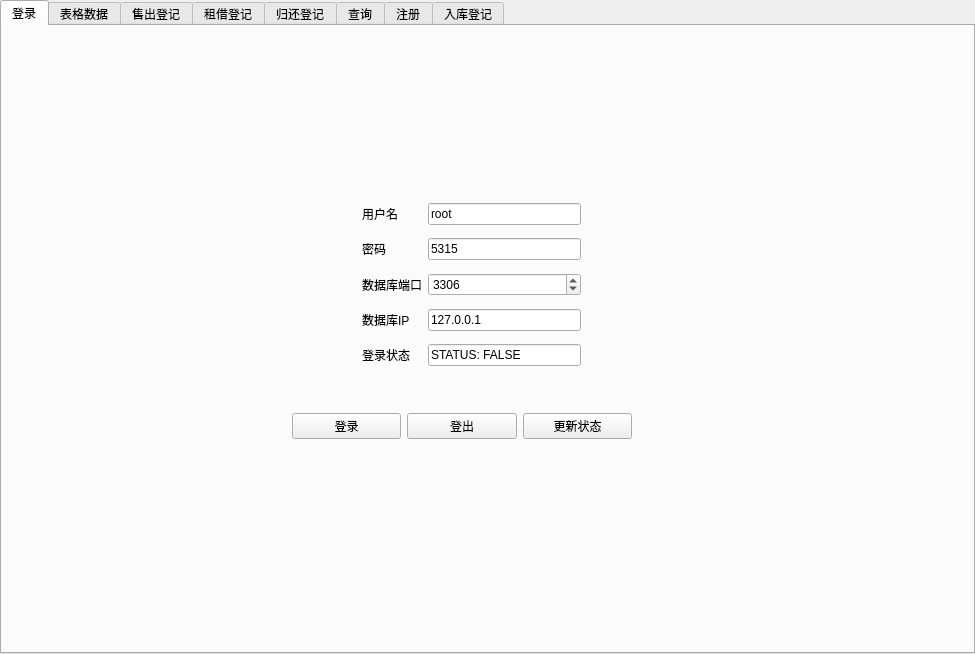
<?xml version="1.0" encoding="UTF-8"?>
<ui version="4.0">
 <class>VCDManager</class>
 <widget class="QTabWidget" name="VCDManager">
  <property name="geometry">
   <rect>
    <x>0</x>
    <y>0</y>
    <width>975</width>
    <height>654</height>
   </rect>
  </property>
  <property name="windowTitle">
   <string>VCD 管理系统</string>
  </property>
  <property name="windowIcon">
   <iconset>
    <normaloff>../../../.designer/backup/src/img/hfut_logo.png</normaloff>../../../.designer/backup/src/img/hfut_logo.png</iconset>
  </property>
  <property name="windowOpacity">
   <double>2.000000000000000</double>
  </property>
  <property name="currentIndex">
   <number>0</number>
  </property>
  <widget class="QWidget" name="tab1_login">
   <attribute name="title">
    <string>登录</string>
   </attribute>
   <widget class="QWidget" name="gridLayoutWidget">
    <property name="geometry">
     <rect>
      <x>360</x>
      <y>170</y>
      <width>219</width>
      <height>180</height>
     </rect>
    </property>
    <layout class="QGridLayout" name="glay_login_info">
     <item row="2" column="2">
      <widget class="QLineEdit" name="tb1_le_pswd">
       <property name="text">
        <string>5315</string>
       </property>
      </widget>
     </item>
     <item row="1" column="1">
      <widget class="QLabel" name="tb1_lb_user">
       <property name="text">
        <string>用户名</string>
       </property>
      </widget>
     </item>
     <item row="5" column="1">
      <widget class="QLabel" name="tb1_lb_ip">
       <property name="text">
        <string>数据库IP</string>
       </property>
      </widget>
     </item>
     <item row="1" column="2">
      <widget class="QLineEdit" name="tb1_le_user">
       <property name="text">
        <string>root</string>
       </property>
      </widget>
     </item>
     <item row="5" column="2">
      <widget class="QLineEdit" name="tb1_le_ip">
       <property name="text">
        <string>127.0.0.1</string>
       </property>
      </widget>
     </item>
     <item row="3" column="1">
      <widget class="QLabel" name="tb1_lb_port">
       <property name="text">
        <string>数据库端口</string>
       </property>
      </widget>
     </item>
     <item row="2" column="1">
      <widget class="QLabel" name="tb1_lb_pswd">
       <property name="text">
        <string>密码</string>
       </property>
      </widget>
     </item>
     <item row="7" column="1">
      <widget class="QLabel" name="tb1_lb_status">
       <property name="text">
        <string>登录状态</string>
       </property>
      </widget>
     </item>
     <item row="7" column="2">
      <widget class="QLineEdit" name="tb1_le_status">
       <property name="text">
        <string>STATUS: FALSE</string>
       </property>
      </widget>
     </item>
     <item row="3" column="2">
      <widget class="QSpinBox" name="tb1_sb_port">
       <property name="maximum">
        <number>65536</number>
       </property>
       <property name="value">
        <number>3306</number>
       </property>
      </widget>
     </item>
    </layout>
   </widget>
   <widget class="QWidget" name="horizontalLayoutWidget">
    <property name="geometry">
     <rect>
      <x>290</x>
      <y>360</y>
      <width>340</width>
      <height>80</height>
     </rect>
    </property>
    <layout class="QHBoxLayout" name="horizontalLayout">
     <item>
      <widget class="QPushButton" name="tb1_pb_login">
       <property name="text">
        <string>登录</string>
       </property>
      </widget>
     </item>
     <item>
      <widget class="QPushButton" name="tb1_pb_logout">
       <property name="text">
        <string>登出</string>
       </property>
      </widget>
     </item>
     <item>
      <widget class="QPushButton" name="tb1_pb_refresh">
       <property name="text">
        <string>更新状态</string>
       </property>
      </widget>
     </item>
    </layout>
   </widget>
  </widget>
  <widget class="QWidget" name="tab2_check_data">
   <attribute name="title">
    <string>表格数据</string>
   </attribute>
   <widget class="QPushButton" name="tab2_pb_confirm">
    <property name="geometry">
     <rect>
      <x>560</x>
      <y>30</y>
      <width>80</width>
      <height>21</height>
     </rect>
    </property>
    <property name="text">
     <string>确认</string>
    </property>
   </widget>
   <widget class="QPushButton" name="tab2_pb_clear">
    <property name="geometry">
     <rect>
      <x>650</x>
      <y>30</y>
      <width>81</width>
      <height>21</height>
     </rect>
    </property>
    <property name="text">
     <string>清除</string>
    </property>
   </widget>
   <widget class="QComboBox" name="tab2_cb_tab_select">
    <property name="geometry">
     <rect>
      <x>370</x>
      <y>30</y>
      <width>83</width>
      <height>25</height>
     </rect>
    </property>
    <item>
     <property name="text">
      <string>VCD</string>
     </property>
    </item>
    <item>
     <property name="text">
      <string>USER</string>
     </property>
    </item>
    <item>
     <property name="text">
      <string>SUPPLIER</string>
     </property>
    </item>
    <item>
     <property name="text">
      <string>STOCK</string>
     </property>
    </item>
    <item>
     <property name="text">
      <string>VCD_RETURN</string>
     </property>
    </item>
    <item>
     <property name="text">
      <string>VCD_SALE</string>
     </property>
    </item>
    <item>
     <property name="text">
      <string>VCD_RENT</string>
     </property>
    </item>
    <item>
     <property name="text">
      <string>VCD_RETURN</string>
     </property>
    </item>
   </widget>
   <widget class="QLabel" name="tab2_lb_tb_select">
    <property name="geometry">
     <rect>
      <x>300</x>
      <y>20</y>
      <width>81</width>
      <height>41</height>
     </rect>
    </property>
    <property name="text">
     <string>表格选择</string>
    </property>
   </widget>
   <widget class="QTableWidget" name="tab2_tw_data">
    <property name="geometry">
     <rect>
      <x>10</x>
      <y>90</y>
      <width>951</width>
      <height>521</height>
     </rect>
    </property>
   </widget>
  </widget>
  <widget class="QWidget" name="tab_sale">
   <attribute name="title">
    <string>售出登记</string>
   </attribute>
   <widget class="QLabel" name="tab_sale_lb_vcd_id">
    <property name="geometry">
     <rect>
      <x>210</x>
      <y>120</y>
      <width>67</width>
      <height>17</height>
     </rect>
    </property>
    <property name="text">
     <string>VCD 编号</string>
    </property>
   </widget>
   <widget class="QLabel" name="tab_sale_lb_vcd_name">
    <property name="geometry">
     <rect>
      <x>480</x>
      <y>120</y>
      <width>67</width>
      <height>17</height>
     </rect>
    </property>
    <property name="text">
     <string>VCD 名称</string>
    </property>
   </widget>
   <widget class="QLabel" name="tab_sale_lb_sale_num">
    <property name="geometry">
     <rect>
      <x>210</x>
      <y>260</y>
      <width>67</width>
      <height>17</height>
     </rect>
    </property>
    <property name="text">
     <string>销售数量</string>
    </property>
   </widget>
   <widget class="QLabel" name="tab_sale_lb_sale_price">
    <property name="geometry">
     <rect>
      <x>480</x>
      <y>260</y>
      <width>67</width>
      <height>17</height>
     </rect>
    </property>
    <property name="text">
     <string>销售单价</string>
    </property>
   </widget>
   <widget class="QLabel" name="tab_sale_lb_user_id">
    <property name="geometry">
     <rect>
      <x>210</x>
      <y>190</y>
      <width>67</width>
      <height>17</height>
     </rect>
    </property>
    <property name="text">
     <string>用户编号</string>
    </property>
   </widget>
   <widget class="QLabel" name="tab_sale_lb_user_name">
    <property name="geometry">
     <rect>
      <x>480</x>
      <y>190</y>
      <width>67</width>
      <height>17</height>
     </rect>
    </property>
    <property name="text">
     <string>用户姓名</string>
    </property>
   </widget>
   <widget class="QLineEdit" name="tab_sale_le_vcd_name">
    <property name="geometry">
     <rect>
      <x>570</x>
      <y>120</y>
      <width>113</width>
      <height>25</height>
     </rect>
    </property>
   </widget>
   <widget class="QLineEdit" name="tab_sale_le_user_name">
    <property name="geometry">
     <rect>
      <x>570</x>
      <y>190</y>
      <width>113</width>
      <height>25</height>
     </rect>
    </property>
   </widget>
   <widget class="QSpinBox" name="tab_sale_sb_sale_num">
    <property name="geometry">
     <rect>
      <x>290</x>
      <y>260</y>
      <width>111</width>
      <height>26</height>
     </rect>
    </property>
   </widget>
   <widget class="QDoubleSpinBox" name="tab_sale_dsb_sale_price">
    <property name="geometry">
     <rect>
      <x>570</x>
      <y>260</y>
      <width>111</width>
      <height>26</height>
     </rect>
    </property>
   </widget>
   <widget class="QPushButton" name="tab_sale_pb_cofirm">
    <property name="geometry">
     <rect>
      <x>410</x>
      <y>340</y>
      <width>89</width>
      <height>25</height>
     </rect>
    </property>
    <property name="text">
     <string>确认售出</string>
    </property>
   </widget>
   <widget class="QSpinBox" name="tab_sale_sb_user_id">
    <property name="geometry">
     <rect>
      <x>290</x>
      <y>190</y>
      <width>111</width>
      <height>26</height>
     </rect>
    </property>
   </widget>
   <widget class="QSpinBox" name="tab_sale_sb_vcd_id">
    <property name="geometry">
     <rect>
      <x>290</x>
      <y>120</y>
      <width>111</width>
      <height>26</height>
     </rect>
    </property>
   </widget>
   <widget class="QLabel" name="tab_sale_lb_title">
    <property name="geometry">
     <rect>
      <x>380</x>
      <y>20</y>
      <width>141</width>
      <height>61</height>
     </rect>
    </property>
    <property name="font">
     <font>
      <pointsize>25</pointsize>
      <weight>75</weight>
      <italic>false</italic>
      <bold>true</bold>
      <underline>false</underline>
     </font>
    </property>
    <property name="text">
     <string>出售登记</string>
    </property>
   </widget>
  </widget>
  <widget class="QWidget" name="tab_rent">
   <attribute name="title">
    <string>租借登记</string>
   </attribute>
   <widget class="QLabel" name="tab_rent_lb_title">
    <property name="geometry">
     <rect>
      <x>380</x>
      <y>20</y>
      <width>141</width>
      <height>61</height>
     </rect>
    </property>
    <property name="font">
     <font>
      <pointsize>25</pointsize>
      <weight>75</weight>
      <italic>false</italic>
      <bold>true</bold>
      <underline>false</underline>
     </font>
    </property>
    <property name="text">
     <string>租借登记</string>
    </property>
   </widget>
   <widget class="QLabel" name="tab_rent_lb_user_id">
    <property name="geometry">
     <rect>
      <x>210</x>
      <y>190</y>
      <width>67</width>
      <height>17</height>
     </rect>
    </property>
    <property name="text">
     <string>用户编号</string>
    </property>
   </widget>
   <widget class="QLabel" name="tab_rent_lb_vcd_id">
    <property name="geometry">
     <rect>
      <x>210</x>
      <y>120</y>
      <width>67</width>
      <height>17</height>
     </rect>
    </property>
    <property name="text">
     <string>VCD 编号</string>
    </property>
   </widget>
   <widget class="QSpinBox" name="tab_rent_sb_rent_num">
    <property name="geometry">
     <rect>
      <x>100</x>
      <y>260</y>
      <width>111</width>
      <height>26</height>
     </rect>
    </property>
   </widget>
   <widget class="QLabel" name="tab_rent_lb_rent_num">
    <property name="geometry">
     <rect>
      <x>20</x>
      <y>260</y>
      <width>67</width>
      <height>17</height>
     </rect>
    </property>
    <property name="text">
     <string>出租数量</string>
    </property>
   </widget>
   <widget class="QSpinBox" name="tab_rent_sb_user_id">
    <property name="geometry">
     <rect>
      <x>290</x>
      <y>190</y>
      <width>111</width>
      <height>26</height>
     </rect>
    </property>
   </widget>
   <widget class="QDoubleSpinBox" name="tab_rent_dsb_per_price">
    <property name="geometry">
     <rect>
      <x>330</x>
      <y>260</y>
      <width>111</width>
      <height>26</height>
     </rect>
    </property>
   </widget>
   <widget class="QSpinBox" name="tab_rent_sb_vcd_id">
    <property name="geometry">
     <rect>
      <x>290</x>
      <y>120</y>
      <width>111</width>
      <height>26</height>
     </rect>
    </property>
   </widget>
   <widget class="QLineEdit" name="tab_rent_le_vcd_name">
    <property name="geometry">
     <rect>
      <x>570</x>
      <y>120</y>
      <width>113</width>
      <height>25</height>
     </rect>
    </property>
   </widget>
   <widget class="QLabel" name="tab_rent_vcd_name">
    <property name="geometry">
     <rect>
      <x>480</x>
      <y>120</y>
      <width>67</width>
      <height>17</height>
     </rect>
    </property>
    <property name="text">
     <string>VCD 名称</string>
    </property>
   </widget>
   <widget class="QPushButton" name="tab_rent_pb_confirm">
    <property name="geometry">
     <rect>
      <x>410</x>
      <y>340</y>
      <width>89</width>
      <height>25</height>
     </rect>
    </property>
    <property name="text">
     <string>确认出租</string>
    </property>
   </widget>
   <widget class="QLineEdit" name="tab_rent_le_user_name">
    <property name="geometry">
     <rect>
      <x>570</x>
      <y>190</y>
      <width>113</width>
      <height>25</height>
     </rect>
    </property>
   </widget>
   <widget class="QLabel" name="tab_rent_lb_per_price">
    <property name="geometry">
     <rect>
      <x>240</x>
      <y>260</y>
      <width>67</width>
      <height>17</height>
     </rect>
    </property>
    <property name="text">
     <string>租金单价</string>
    </property>
   </widget>
   <widget class="QLabel" name="tab_rent_lb_user_name">
    <property name="geometry">
     <rect>
      <x>480</x>
      <y>190</y>
      <width>67</width>
      <height>17</height>
     </rect>
    </property>
    <property name="text">
     <string>用户姓名</string>
    </property>
   </widget>
   <widget class="QLabel" name="tab_rent_lb_rent_price">
    <property name="geometry">
     <rect>
      <x>470</x>
      <y>260</y>
      <width>67</width>
      <height>17</height>
     </rect>
    </property>
    <property name="text">
     <string>出租押金</string>
    </property>
   </widget>
   <widget class="QDoubleSpinBox" name="tab_rent_dsb_rent_price">
    <property name="geometry">
     <rect>
      <x>560</x>
      <y>260</y>
      <width>111</width>
      <height>26</height>
     </rect>
    </property>
   </widget>
   <widget class="QLabel" name="tab_rent_lb_rent_limit">
    <property name="geometry">
     <rect>
      <x>700</x>
      <y>260</y>
      <width>67</width>
      <height>17</height>
     </rect>
    </property>
    <property name="text">
     <string>出租期限</string>
    </property>
   </widget>
   <widget class="QSpinBox" name="tab_rent_sb_rent_limit">
    <property name="geometry">
     <rect>
      <x>780</x>
      <y>260</y>
      <width>111</width>
      <height>26</height>
     </rect>
    </property>
   </widget>
  </widget>
  <widget class="QWidget" name="tab_return">
   <attribute name="title">
    <string>归还登记</string>
   </attribute>
   <widget class="QLabel" name="tab_return_lb_title">
    <property name="geometry">
     <rect>
      <x>380</x>
      <y>20</y>
      <width>141</width>
      <height>61</height>
     </rect>
    </property>
    <property name="font">
     <font>
      <pointsize>25</pointsize>
      <weight>75</weight>
      <italic>false</italic>
      <bold>true</bold>
      <underline>false</underline>
     </font>
    </property>
    <property name="text">
     <string>归还登记</string>
    </property>
   </widget>
   <widget class="QLineEdit" name="tab_return_le_user_name">
    <property name="geometry">
     <rect>
      <x>570</x>
      <y>190</y>
      <width>113</width>
      <height>25</height>
     </rect>
    </property>
   </widget>
   <widget class="QSpinBox" name="tab_return_sb_vcd_id">
    <property name="geometry">
     <rect>
      <x>290</x>
      <y>120</y>
      <width>111</width>
      <height>26</height>
     </rect>
    </property>
   </widget>
   <widget class="QLabel" name="tab_return_lb_user_id">
    <property name="geometry">
     <rect>
      <x>210</x>
      <y>190</y>
      <width>67</width>
      <height>17</height>
     </rect>
    </property>
    <property name="text">
     <string>用户编号</string>
    </property>
   </widget>
   <widget class="QLabel" name="tab_return_lb_vcd_id">
    <property name="geometry">
     <rect>
      <x>210</x>
      <y>120</y>
      <width>67</width>
      <height>17</height>
     </rect>
    </property>
    <property name="text">
     <string>VCD 编号</string>
    </property>
   </widget>
   <widget class="QLineEdit" name="tab_return_le_vcd_name">
    <property name="geometry">
     <rect>
      <x>570</x>
      <y>120</y>
      <width>113</width>
      <height>25</height>
     </rect>
    </property>
   </widget>
   <widget class="QLabel" name="tab_return_vcd_name">
    <property name="geometry">
     <rect>
      <x>480</x>
      <y>120</y>
      <width>67</width>
      <height>17</height>
     </rect>
    </property>
    <property name="text">
     <string>VCD 名称</string>
    </property>
   </widget>
   <widget class="QLabel" name="tab_return_lb_user_name">
    <property name="geometry">
     <rect>
      <x>480</x>
      <y>190</y>
      <width>67</width>
      <height>17</height>
     </rect>
    </property>
    <property name="text">
     <string>用户姓名</string>
    </property>
   </widget>
   <widget class="QSpinBox" name="tab_return_sb_user_id">
    <property name="geometry">
     <rect>
      <x>290</x>
      <y>190</y>
      <width>111</width>
      <height>26</height>
     </rect>
    </property>
   </widget>
   <widget class="QPushButton" name="tab_return_pb_confirm">
    <property name="geometry">
     <rect>
      <x>410</x>
      <y>260</y>
      <width>89</width>
      <height>25</height>
     </rect>
    </property>
    <property name="text">
     <string>确认归还</string>
    </property>
   </widget>
  </widget>
  <widget class="QWidget" name="tab_5">
   <attribute name="title">
    <string>查询</string>
   </attribute>
   <widget class="QLabel" name="label">
    <property name="geometry">
     <rect>
      <x>390</x>
      <y>20</y>
      <width>101</width>
      <height>31</height>
     </rect>
    </property>
    <property name="text">
     <string>用户状态查询</string>
    </property>
   </widget>
   <widget class="QLabel" name="label_2">
    <property name="geometry">
     <rect>
      <x>390</x>
      <y>160</y>
      <width>101</width>
      <height>31</height>
     </rect>
    </property>
    <property name="text">
     <string>用户状态查询</string>
    </property>
   </widget>
   <widget class="QLabel" name="label_6">
    <property name="geometry">
     <rect>
      <x>390</x>
      <y>290</y>
      <width>101</width>
      <height>31</height>
     </rect>
    </property>
    <property name="text">
     <string>库存状态查询</string>
    </property>
   </widget>
  </widget>
  <widget class="QWidget" name="tab_6">
   <attribute name="title">
    <string>注册</string>
   </attribute>
   <widget class="QLabel" name="label_3">
    <property name="geometry">
     <rect>
      <x>410</x>
      <y>20</y>
      <width>67</width>
      <height>17</height>
     </rect>
    </property>
    <property name="text">
     <string>用户注册</string>
    </property>
   </widget>
   <widget class="QLabel" name="label_4">
    <property name="geometry">
     <rect>
      <x>410</x>
      <y>140</y>
      <width>67</width>
      <height>17</height>
     </rect>
    </property>
    <property name="text">
     <string>VCD注册</string>
    </property>
   </widget>
   <widget class="QLabel" name="label_5">
    <property name="geometry">
     <rect>
      <x>410</x>
      <y>290</y>
      <width>81</width>
      <height>21</height>
     </rect>
    </property>
    <property name="text">
     <string>供应商注册</string>
    </property>
   </widget>
  </widget>
  <widget class="QWidget" name="tab_2">
   <attribute name="title">
    <string>入库登记</string>
   </attribute>
  </widget>
 </widget>
 <resources/>
 <connections>
  <connection>
   <sender>tb1_pb_login</sender>
   <signal>clicked()</signal>
   <receiver>VCDManager</receiver>
   <slot>close()</slot>
   <hints>
    <hint type="sourcelabel">
     <x>396</x>
     <y>428</y>
    </hint>
    <hint type="destinationlabel">
     <x>487</x>
     <y>326</y>
    </hint>
   </hints>
  </connection>
  <connection>
   <sender>tb1_pb_logout</sender>
   <signal>clicked()</signal>
   <receiver>VCDManager</receiver>
   <slot>close()</slot>
   <hints>
    <hint type="sourcelabel">
     <x>504</x>
     <y>428</y>
    </hint>
    <hint type="destinationlabel">
     <x>487</x>
     <y>326</y>
    </hint>
   </hints>
  </connection>
  <connection>
   <sender>tb1_pb_refresh</sender>
   <signal>clicked()</signal>
   <receiver>VCDManager</receiver>
   <slot>close()</slot>
   <hints>
    <hint type="sourcelabel">
     <x>590</x>
     <y>428</y>
    </hint>
    <hint type="destinationlabel">
     <x>487</x>
     <y>326</y>
    </hint>
   </hints>
  </connection>
  <connection>
   <sender>tab2_pb_confirm</sender>
   <signal>clicked()</signal>
   <receiver>VCDManager</receiver>
   <slot>close()</slot>
   <hints>
    <hint type="sourcelabel">
     <x>601</x>
     <y>69</y>
    </hint>
    <hint type="destinationlabel">
     <x>487</x>
     <y>326</y>
    </hint>
   </hints>
  </connection>
  <connection>
   <sender>tab2_pb_clear</sender>
   <signal>clicked()</signal>
   <receiver>VCDManager</receiver>
   <slot>close()</slot>
   <hints>
    <hint type="sourcelabel">
     <x>692</x>
     <y>69</y>
    </hint>
    <hint type="destinationlabel">
     <x>487</x>
     <y>326</y>
    </hint>
   </hints>
  </connection>
  <connection>
   <sender>tab_sale_pb_cofirm</sender>
   <signal>clicked()</signal>
   <receiver>VCDManager</receiver>
   <slot>close()</slot>
   <hints>
    <hint type="sourcelabel">
     <x>456</x>
     <y>381</y>
    </hint>
    <hint type="destinationlabel">
     <x>487</x>
     <y>326</y>
    </hint>
   </hints>
  </connection>
  <connection>
   <sender>tab_rent_pb_confirm</sender>
   <signal>clicked()</signal>
   <receiver>VCDManager</receiver>
   <slot>close()</slot>
   <hints>
    <hint type="sourcelabel">
     <x>456</x>
     <y>381</y>
    </hint>
    <hint type="destinationlabel">
     <x>487</x>
     <y>326</y>
    </hint>
   </hints>
  </connection>
  <connection>
   <sender>tab_return_pb_confirm</sender>
   <signal>clicked()</signal>
   <receiver>VCDManager</receiver>
   <slot>close()</slot>
   <hints>
    <hint type="sourcelabel">
     <x>456</x>
     <y>301</y>
    </hint>
    <hint type="destinationlabel">
     <x>487</x>
     <y>326</y>
    </hint>
   </hints>
  </connection>
 </connections>
</ui>
